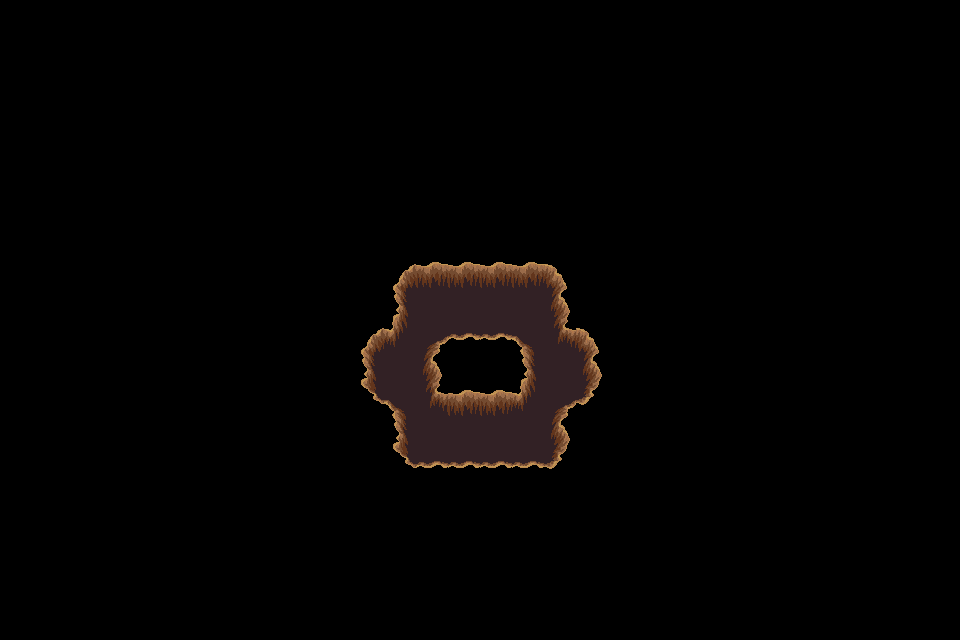

Tiled map render using the project's own tile images. Description and the whole map definition, tile-layer contents included, below:
An orthogonal 30x20 tile map with 32x32 px tiles, 1 tile layer (trou), 2 tilesets.

<map version="1.4" tiledversion="1.4.3" orientation="orthogonal" renderorder="right-down" width="30" height="20" tilewidth="32" tileheight="32" infinite="0" nextlayerid="9" nextobjectid="1">
 <tileset firstgid="1" source="../../dungeon_green.tsx" />
 <tileset firstgid="530" source="../../dungeon.tsx" />
 <layer id="8" name="trou" width="30" height="20">
  <data encoding="csv">
0,0,0,0,0,0,0,0,0,0,0,0,0,0,0,0,0,0,0,0,0,0,0,0,0,0,0,0,0,0,
0,0,0,0,0,0,0,0,0,0,0,0,0,0,0,0,0,0,0,0,0,0,0,0,0,0,0,0,0,0,
0,0,0,0,0,0,0,0,0,0,0,0,0,0,0,0,0,0,0,0,0,0,0,0,0,0,0,0,0,0,
0,0,0,0,0,0,0,0,0,0,0,0,0,0,0,0,0,0,0,0,0,0,0,0,0,0,0,0,0,0,
0,0,0,0,0,0,0,0,0,0,0,0,0,0,0,0,0,0,0,0,0,0,0,0,0,0,0,0,0,0,
0,0,0,0,0,0,0,0,0,0,0,0,0,0,0,0,0,0,0,0,0,0,0,0,0,0,0,0,0,0,
0,0,0,0,0,0,0,0,0,0,0,0,0,0,0,0,0,0,0,0,0,0,0,0,0,0,0,0,0,0,
0,0,0,0,0,0,0,0,0,0,0,0,0,0,0,0,0,0,0,0,0,0,0,0,0,0,0,0,0,0,
0,0,0,0,0,0,0,0,0,0,0,0,432,433,433,433,433,434,0,0,0,0,0,0,0,0,0,0,0,0,
0,0,0,0,0,0,0,0,0,0,0,0,455,456,456,456,456,457,0,0,0,0,0,0,0,0,0,0,0,0,
0,0,0,0,0,0,0,0,0,0,0,432,411,387,479,479,388,410,434,0,0,0,0,0,0,0,0,0,0,0,
0,0,0,0,0,0,0,0,0,0,0,455,456,457,0,0,455,456,457,0,0,0,0,0,0,0,0,0,0,0,
0,0,0,0,0,0,0,0,0,0,0,478,388,410,433,433,411,387,480,0,0,0,0,0,0,0,0,0,0,0,
0,0,0,0,0,0,0,0,0,0,0,0,455,456,456,456,456,457,0,0,0,0,0,0,0,0,0,0,0,0,
0,0,0,0,0,0,0,0,0,0,0,0,478,479,479,479,479,480,0,0,0,0,0,0,0,0,0,0,0,0,
0,0,0,0,0,0,0,0,0,0,0,0,0,0,0,0,0,0,0,0,0,0,0,0,0,0,0,0,0,0,
0,0,0,0,0,0,0,0,0,0,0,0,0,0,0,0,0,0,0,0,0,0,0,0,0,0,0,0,0,0,
0,0,0,0,0,0,0,0,0,0,0,0,0,0,0,0,0,0,0,0,0,0,0,0,0,0,0,0,0,0,
0,0,0,0,0,0,0,0,0,0,0,0,0,0,0,0,0,0,0,0,0,0,0,0,0,0,0,0,0,0,
0,0,0,0,0,0,0,0,0,0,0,0,0,0,0,0,0,0,0,0,0,0,0,0,0,0,0,0,0,0
</data>
 </layer>
</map>
